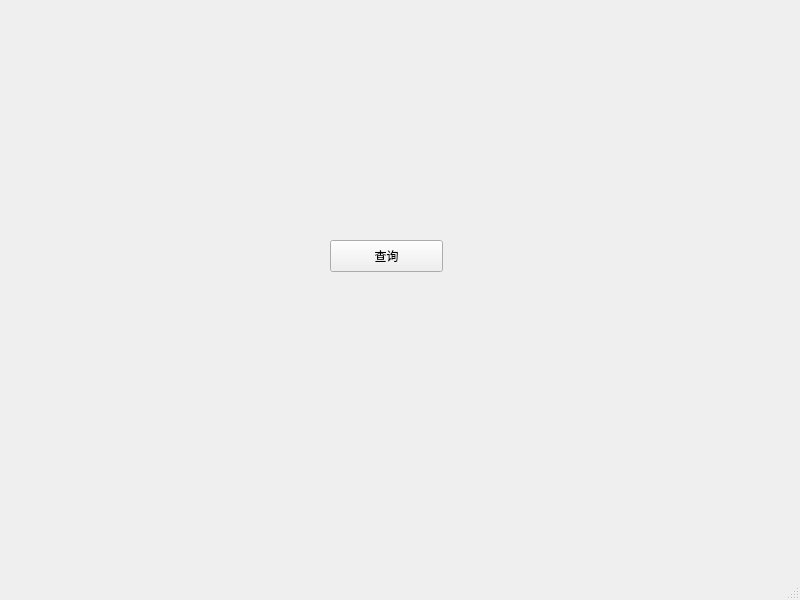
<?xml version="1.0" encoding="UTF-8"?>
<ui version="4.0">
 <class>MainWindow</class>
 <widget class="QMainWindow" name="MainWindow">
  <property name="geometry">
   <rect>
    <x>0</x>
    <y>0</y>
    <width>800</width>
    <height>600</height>
   </rect>
  </property>
  <property name="windowTitle">
   <string>MainWindow</string>
  </property>
  <widget class="QWidget" name="centralwidget">
   <widget class="QPushButton" name="pushButton">
    <property name="geometry">
     <rect>
      <x>330</x>
      <y>240</y>
      <width>113</width>
      <height>32</height>
     </rect>
    </property>
    <property name="text">
     <string>查询</string>
    </property>
   </widget>
  </widget>
  <widget class="QMenuBar" name="menubar">
   <property name="geometry">
    <rect>
     <x>0</x>
     <y>0</y>
     <width>800</width>
     <height>24</height>
    </rect>
   </property>
  </widget>
  <widget class="QStatusBar" name="statusbar"/>
 </widget>
 <resources/>
 <connections/>
</ui>
